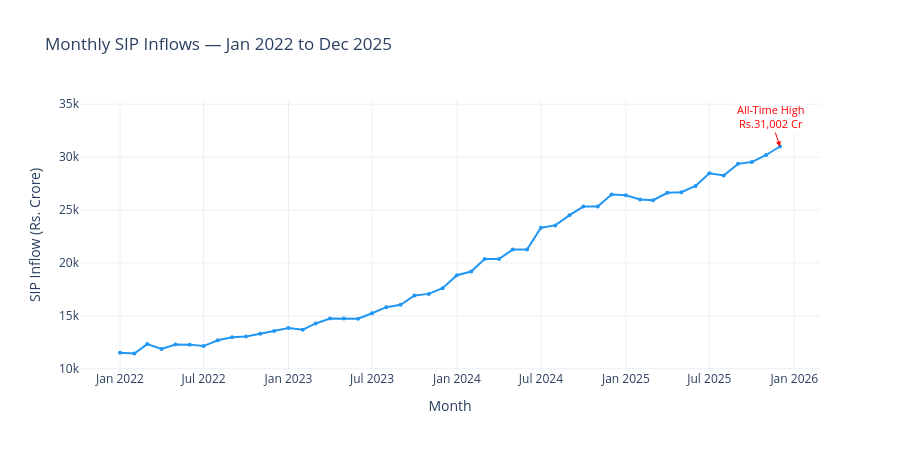

Here is the notebook cell this chart was saved with:
### Markdown cell above
## Chart 3 — SIP Inflow Time Series (Jan 2022 – Dec 2025)

### Code cell
fig = go.Figure()
fig.add_trace(go.Scatter(
    x=sip['month'], y=sip['sip_inflow_crore'],
    mode='lines+markers', name='SIP Inflow',
    line=dict(color='#2196F3', width=2),
    marker=dict(size=4)
))

# Mark the all-time high
ath = sip.loc[sip['sip_inflow_crore'].idxmax()]
fig.add_annotation(
    x=ath['month'], y=ath['sip_inflow_crore'],
    text=f"All-Time High<br>Rs.{ath['sip_inflow_crore']:,} Cr",
    showarrow=True, arrowhead=2, arrowcolor='red',
    font=dict(color='red', size=11), bgcolor='white'
)

fig.update_layout(
    title='Monthly SIP Inflows — Jan 2022 to Dec 2025',
    xaxis_title='Month', yaxis_title='SIP Inflow (Rs. Crore)',
    height=450, template='plotly_white'
)
fig.write_html(str(REPORTS / 'chart03_sip_inflow.html'))
fig.show()
print('Chart 3 saved ✅')

### Figure 1 — Plotly figure (JSON) as saved in the notebook; plotly's stock layout.template omitted (floating-point values rounded to 4 significant figures)
{"data": [{"line": {"color": "#2196F3", "width": 2}, "marker": {"size": 4}, "mode": "lines+markers", "name": "SIP Inflow", "type": "scatter", "x": ["2022-01-01T00:00:00.000000", "2022-02-01T00:00:00.000000", "2022-03-01T00:00:00.000000", "2022-04-01T00:00:00.000000", "2022-05-01T00:00:00.000000", "2022-06-01T00:00:00.000000", "2022-07-01T00:00:00.000000", "2022-08-01T00:00:00.000000", "2022-09-01T00:00:00.000000", "2022-10-01T00:00:00.000000", "2022-11-01T00:00:00.000000", "2022-12-01T00:00:00.000000", "2023-01-01T00:00:00.000000", "2023-02-01T00:00:00.000000", "2023-03-01T00:00:00.000000", "2023-04-01T00:00:00.000000", "2023-05-01T00:00:00.000000", "2023-06-01T00:00:00.000000", "2023-07-01T00:00:00.000000", "2023-08-01T00:00:00.000000", "2023-09-01T00:00:00.000000", "2023-10-01T00:00:00.000000", "2023-11-01T00:00:00.000000", "2023-12-01T00:00:00.000000", "2024-01-01T00:00:00.000000", "2024-02-01T00:00:00.000000", "2024-03-01T00:00:00.000000", "2024-04-01T00:00:00.000000", "2024-05-01T00:00:00.000000", "2024-06-01T00:00:00.000000", "2024-07-01T00:00:00.000000", "2024-08-01T00:00:00.000000", "2024-09-01T00:00:00.000000", "2024-10-01T00:00:00.000000", "2024-11-01T00:00:00.000000", "2024-12-01T00:00:00.000000", "2025-01-01T00:00:00.000000", "2025-02-01T00:00:00.000000", "2025-03-01T00:00:00.000000", "2025-04-01T00:00:00.000000", "2025-05-01T00:00:00.000000", "2025-06-01T00:00:00.000000", "2025-07-01T00:00:00.000000", "2025-08-01T00:00:00.000000", "2025-09-01T00:00:00.000000", "2025-10-01T00:00:00.000000", "2025-11-01T00:00:00.000000", "2025-12-01T00:00:00.000000"], "y": [11517, 11438, 12328, 11863, 12286, 12276, 12140, 12694, 12976, 13040, 13306, 13573, 13856, 13687, 14276, 14749, 14749, 14734, 15245, 15814, 16042, 16928, 17073, 17610, 18838, 19187, 20371, 20371, 21262, 21262, 23332, 23547, 24509, 25323, 25320, 26459, 26400, 25999, 25926, 26632, 26688, 27274, 28464, 28265, 29361, 29529, 30200, 31002]}], "layout": {"annotations": [{"arrowcolor": "red", "arrowhead": 2, "bgcolor": "white", "font": {"color": "red", "size": 11}, "showarrow": true, "text": "All-Time High<br>Rs.31,002 Cr", "x": "2025-12-01T00:00:00", "y": 31002}], "height": 450, "title": {"text": "Monthly SIP Inflows — Jan 2022 to Dec 2025"}, "xaxis": {"title": {"text": "Month"}}, "yaxis": {"title": {"text": "SIP Inflow (Rs. Crore)"}}}}
